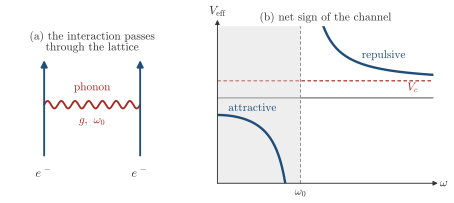

Reproduce this figure in Python.
"""Session 5, an effective interaction mediated by a boson, here a phonon, and its sign as a function of frequency."""
import os, sys
sys.path.insert(0, os.path.join(os.path.dirname(os.path.abspath(__file__)), '..'))
import numpy as np
import matplotlib.pyplot as plt
import style

fig, axs = plt.subplots(1, 2, figsize=(style.WIDTH_CM * style.CM, 5.4 * style.CM),
                        gridspec_kw=dict(width_ratios=[1, 1.25]))
# (a) two electrons that exchange a phonon
ax = axs[0]
ax.axis('off')
for x in (0.0, 2.0):
    ax.annotate('', xy=(x, 3.0), xytext=(x, -0.2), arrowprops=dict(arrowstyle='-|>', color=style.ACCENT, lw=1.4, mutation_scale=10))
    style.label(ax, x, -0.7, r'$e^-$', fontsize=9)
y = np.linspace(0, 1, 200)
ax.plot(0.0 + 2.0 * y, 1.5 + 0.12 * np.sin(2 * np.pi * 7 * y), color=style.BROKEN, lw=1.4)
style.label(ax, 1.0, 2.05, 'phonon', color=style.BROKEN, fontsize=8.5)
style.label(ax, 1.0, 1.0, r'$g,\ \omega_0$', color=style.BROKEN, fontsize=8.5)
style.label(ax, 1.0, 3.5, '(a) the interaction passes\nthrough the lattice', fontsize=8.5)
ax.set_xlim(-0.8, 2.8); ax.set_ylim(-1.0, 4.0)

# (b) V_eff(w) = V_c + V_ph(w), with V_ph = -(2 g^2 / w0) / (1 - (w/w0)^2), in units of 2 g^2 / w0 and with V_c = 0.5
ax = axs[1]
Vc = 0.5
x = np.linspace(0, 2.6, 2000)
V = Vc - 1.0 / (1 - x**2)
V = np.where(abs(x - 1) < 0.02, np.nan, V)
ax.plot(x[x < 1], V[x < 1], color=style.ACCENT)
ax.plot(x[x > 1], V[x > 1], color=style.ACCENT)
style.guide(ax, y=0, color=style.MUTED)
style.guide(ax, y=Vc, color=style.BROKEN, lw=0.9, ls=(0, (3, 2)))
style.guide(ax, x=1, color=style.MUTED, lw=0.8, ls=(0, (3, 2)))
ax.axvspan(0, 1, color=style.GRID, alpha=0.45, lw=0, zorder=0)
style.arrows(ax, xlabel=r'$\omega$', ylabel=r'$V_\mathrm{eff}$')
style.label(ax, 1.0, -2.75, r'$\omega_0$', fontsize=8.5)
style.label(ax, 0.42, -0.3, 'attractive', color=style.ACCENT, fontsize=8.5)
style.label(ax, 2.0, 1.25, 'repulsive', color=style.ACCENT, fontsize=8.5)
style.label(ax, 2.35, Vc - 0.2, r'$V_c$', color=style.BROKEN, fontsize=8.5)
ax.set_xlim(0, 2.6); ax.set_ylim(-2.5, 2.1)
ax.set_yticks([]); 
style.label(ax, 1.3, 2.35, '(b) net sign of the channel', fontsize=8.5)
assert V[0] < 0 and V[-1] > 0
style.save(fig, __file__)
